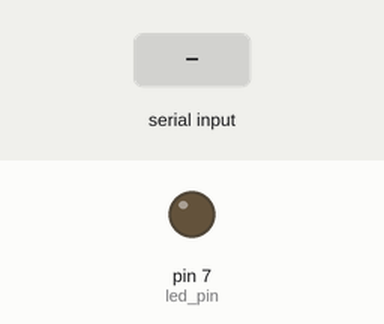
Bench run of a program on a simulated Arduino Uno, built with avr-gcc and run on an emulated ATmega328P. On the bench: output pins drawn as LEDs (lit = HIGH). The inputs (shaded band) are chosen by the test bench.

Above: at 1.2 s.
1.3 s: "H" received over Serial
At 2.3 s:
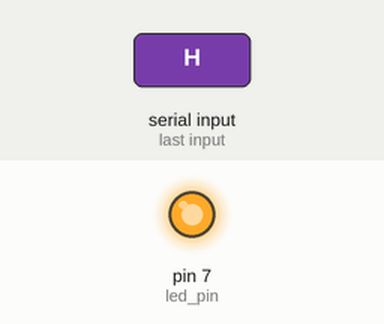
2.8 s: "1" received over Serial
At 3.4 s:
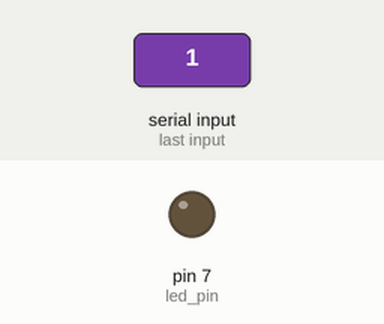
Timing chart, 0 to 5.8 s (numbered marks = the images above; inputs shaded):
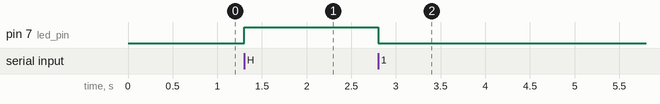

The program:

main.cpp
```cpp
#include <Arduino.h>

/*
get started controlling using a bluetooth. in this example we will
light an LED, using commands from a bleutooth device.
In the code, if we type H in the Serial command, it should lighten up the bulb.
use the app Arduino Bluetooth App on Android.

Connect VCC, GNd to 5V and grn,
RX and TX of HC06/bluetooth to TX and RX respectively.
note: RX to TX and TX to RX.(reversed)
*/

char val; // variable to receive data from bluetooth connection
const int led_pin = 7;

void setup()
{
  pinMode(led_pin, OUTPUT);
  Serial.begin(9600);
}

void loop()
{
  if (Serial.available())
  {
    val = Serial.read();
  }
  if (val == 'H')
  {
    digitalWrite(led_pin, HIGH);
  }
  else
  {
    digitalWrite(led_pin, LOW);
  }
}
```

Measured:
- after the input at 1.3 s, pin 7 (led_pin): LOW → HIGH at once
- after the input at 2.8 s, pin 7 (led_pin): HIGH → LOW at once
